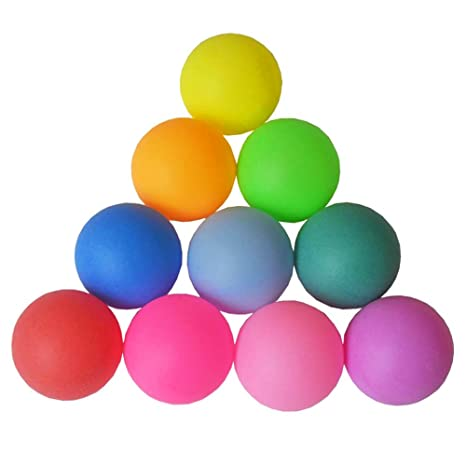
#> input picture Python/ProgAvTareas/opencv/tests26Apr/colorBalls.jpg, 466 x 466 px
$ python filtroRojo.py
#> lines starting #> are read from the running program, lines starting #| are printed output that depends on the picture; after the words box and inside, x2 and y2 are one past the last pixel; in counts of white or black regions, pixels touching at a corner belong together
import cv2
import numpy as np
img = cv2.imread('colorBalls.jpg')
#> img is the input picture: shape (466, 466, 3); mean B, G, R 196.1, 199.8, 217.5
hsv = cv2.cvtColor(img, cv2.COLOR_BGR2HSV)
#> hsv: shape (466, 466, 3); mean H, S, V 49.7, 69.6, 232.5
rojoInf1 = np.array([0, 120, 120])
rojoSup1 = np.array([25, 255, 255])
rojoInf2 = np.array([150, 120, 120])
rojoSup2 = np.array([180, 255, 255])

rojomask1 = cv2.inRange(hsv, rojoInf1, rojoSup1)
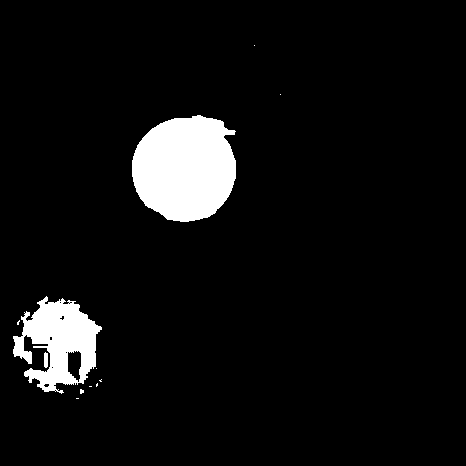
#> rojomask1: shape (466, 466); 6.3% white; 12 white regions (9 under 20 px), largest, box (x1, y1, x2, y2) and area: (132, 115, 236, 222) 8790, (13, 296, 102, 394) 4754, (44, 352, 48, 368) 59
rojomask2 = cv2.inRange(hsv, rojoInf2, rojoSup2)
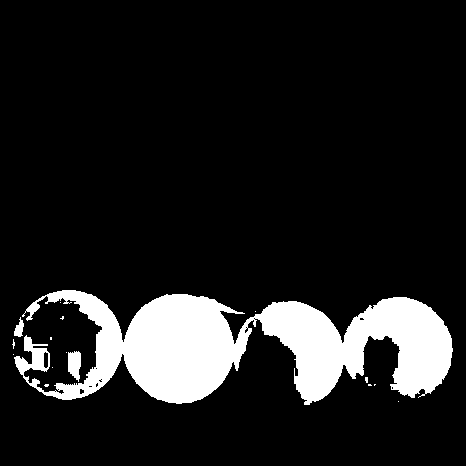
#> rojomask2: shape (466, 466); 12.3% white; 16 white regions (13 under 20 px), largest, box (x1, y1, x2, y2) and area: (14, 290, 453, 405) 26269, (68, 351, 81, 382) 305, (14, 317, 24, 337) 116
rojomask = cv2.add(rojomask1, rojomask2)
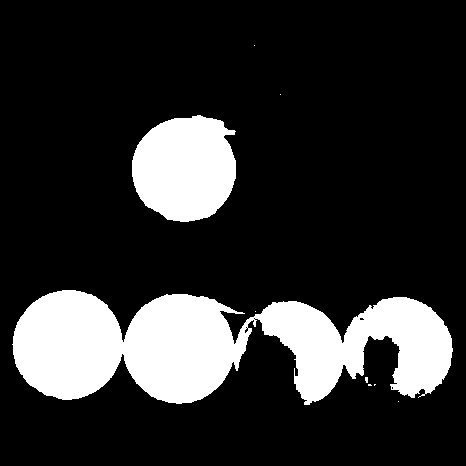
#> rojomask: shape (466, 466); 18.6% white; 9 white regions (7 under 20 px), largest, box (x1, y1, x2, y2) and area: (12, 290, 453, 405) 31592, (132, 115, 236, 222) 8790
res = cv2.bitwise_and(img,img,mask = rojomask)
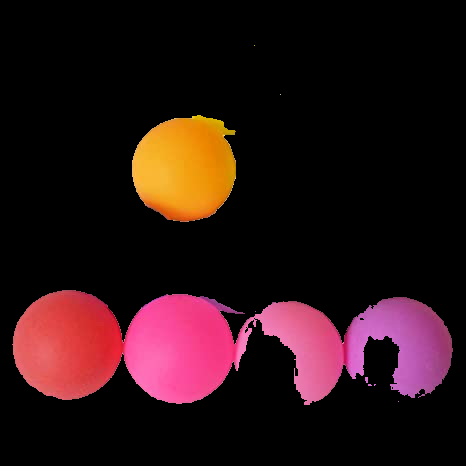
#> res: shape (466, 466, 3); mean B, G, R 19.9, 17.7, 41.7

cv2.imshow('img', img)
cv2.imshow('mascara', rojomask)
cv2.imshow('filtrado',res)
cv2.waitKey(0)
